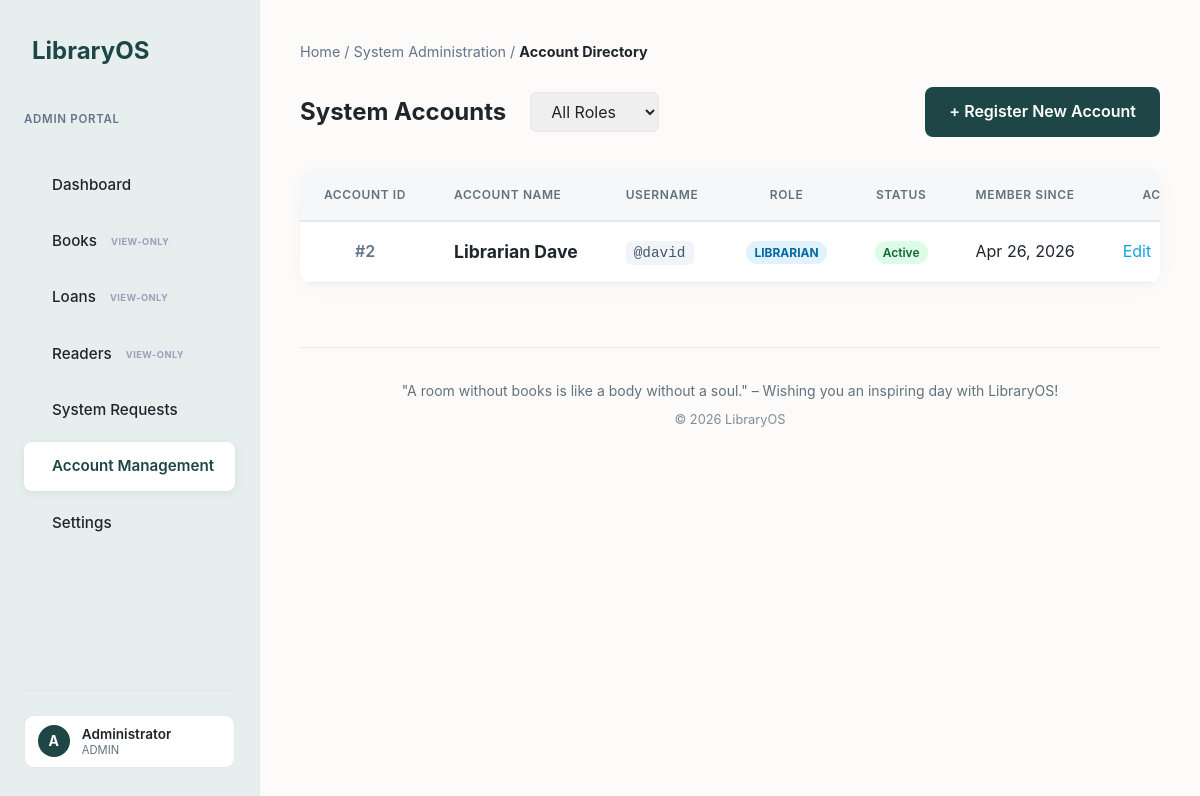
Page /account/accounts.php (signed in) on the earlier database version.
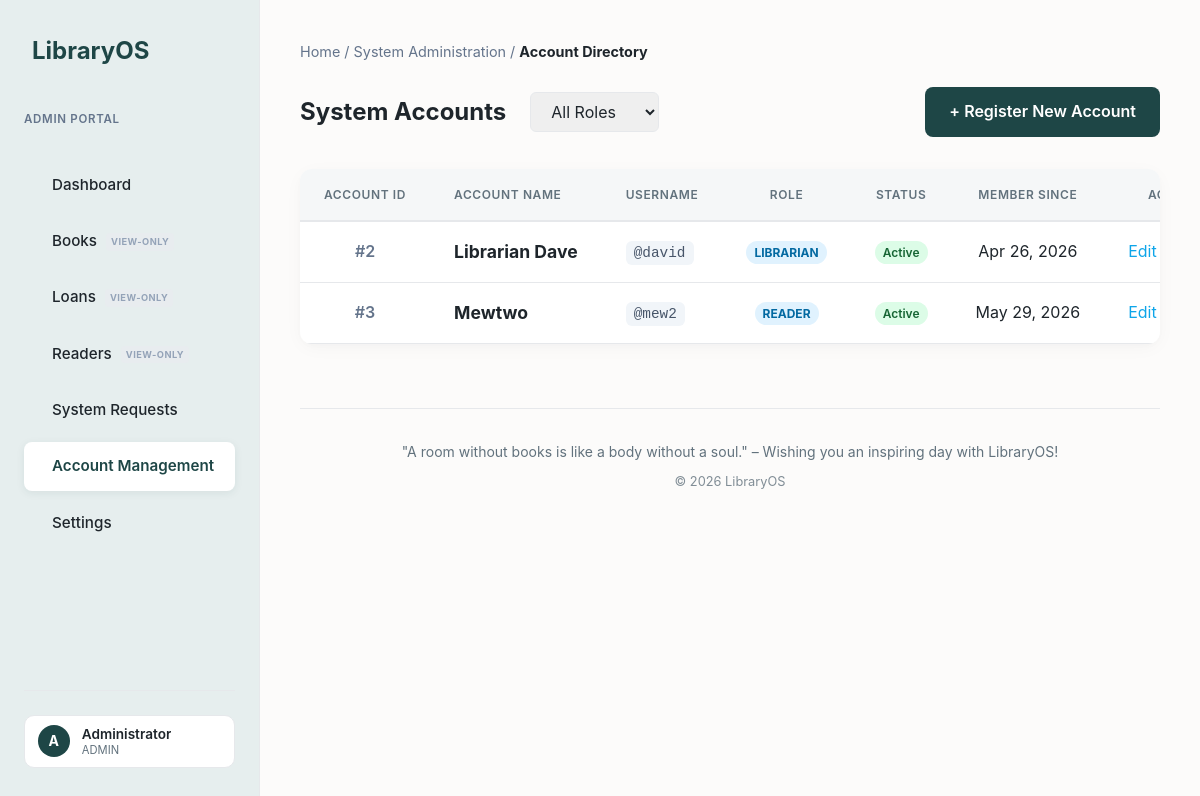
Same page on the later database version.
### tables this page shows
CREATE TABLE accounts (
    id         INT AUTO_INCREMENT PRIMARY KEY,
    username   VARCHAR(50)  NOT NULL UNIQUE,
    password   VARCHAR(255) NOT NULL,
    full_name  VARCHAR(100) NOT NULL,
    phone      VARCHAR(20)  UNIQUE,
    email      VARCHAR(100) UNIQUE,
    address    TEXT,
    dob        DATE,
    gender     ENUM('male', 'female', 'other') DEFAULT 'male',
    role_id    INT,
    status     ENUM('active', 'inactive') DEFAULT 'active',
    created_at TIMESTAMP DEFAULT CURRENT_TIMESTAMP,
    FOREIGN KEY (role_id) REFERENCES roles(id)
);

CREATE TABLE roles (
    id   INT AUTO_INCREMENT PRIMARY KEY,
    name VARCHAR(50) NOT NULL UNIQUE
);

### account/accounts.php (called while the page is built, shortened)
<?php
require_once '../env/config.php';
include '../inc/header.php';
$where_clause = "u.role_id != 1";
$staff_query = "
    SELECT u.*, r.name as role_name
    FROM accounts u
    JOIN roles r ON u.role_id = r.id
    WHERE $where_clause
    ORDER BY u.id ASC
";
$staff_result = mysqli_query($db_connect, $staff_query);
include 'views/accounts_display.php';
include '../inc/footer.php';

### account/views/accounts_display.php (the view, shortened to what this page needs)
<div class="breadcrumb" style="margin-bottom: 1.5rem; color: #64748b; font-size: 0.9rem;">
    Home / System Administration / <strong style="color: var(--text-color);">Account Directory</strong>
</div>
<div class="search-header" style="margin-bottom: 2rem; display: flex; justify-content: space-between; align-items: center;">
    <div style="display: flex; align-items: center; gap: 1.5rem;">
        <h1 style="font-size: 1.5rem; color: var(--text-color); margin: 0;">System Accounts</h1>
        <form action="" method="GET" style="display: flex; gap: 0.5rem; margin: 0;">
            <select name="role" class="input-field" style="padding: 0.5rem 1rem; border-radius: 6px; width: auto; font-family: 'Inter', sans-serif; border: 1px solid var(--border-color); outline: none;" onchange="this.form.submit()">
                <option value="0" <?php echo (!isset($_GET['role']) || $_GET['role'] == 0) ? 'selected' : ''; ?>>All Roles</option>
            </select>
        </form>
    </div>
    <a href="account_add.php" class="btn btn-primary">+ Register New Account</a>
</div>
<div class="table-container">
    <table class="datatable">
        <thead>
            <tr>
                <th width="80" style="text-align: center;">Account ID</th>
                <th style="text-align: left;">Account Name</th>
                <th style="text-align: left;">Username</th>
                <th>Role</th>
                <th>Status</th>
                <th>Member Since</th>
                <th style="text-align: center;">Actions</th>
            </tr>
        </thead>
        <tbody>
            <?php if (mysqli_num_rows($staff_result) == 0): ?>
                <tr><td colspan="7" align="center" style="padding: 3rem; color: #64748b;">No account records found.</td></tr>
            <?php else: ?>
                <?php while ($staff = mysqli_fetch_assoc($staff_result)): ?>
                    <tr>
                        <td align="center" style="font-weight: 600; color: #64748b;">
                            #<?php echo $staff['id']; ?>
                        </td>
                        <td>
                            <strong style="font-size: 1.1rem; color: var(--text-color);"><?php echo htmlspecialchars($staff['full_name']); ?></strong>
                        </td>
                        <td>
                            <code style="background: #f1f5f9; color: #475569; padding: 0.25rem 0.5rem; border-radius: 6px; font-size: 0.9rem;">
                                @<?php echo htmlspecialchars($staff['username']); ?>
                            </code>
                        </td>
                        <td align="center">
                            <span class="badge" style="background: #e0f2fe; color: #0369a1; font-weight: 700; text-transform: uppercase;">
                                <?php echo htmlspecialchars($staff['role_name']); ?>
                            </span>
                        </td>
                        <td align="center">
                            <span class="badge" style="background: <?php echo $staff['status'] == 'active' ? '#dcfce7' : '#f1f5f9'; ?>; color: <?php echo $staff['status'] == 'active' ? '#166534' : '#475569'; ?>;">
                                <?php echo ucfirst($staff['status']); ?>
                            </span>
                        </td>
                        <td align="center"><?php echo date('M d, Y', strtotime($staff['created_at'])); ?></td>
                        <td align="center">
                            <div class="action-buttons-group">
                                <a href="account_add.php?id=<?php echo $staff['id']; ?>" style="color: #0ea5e9; text-decoration: none;">Edit</a>
                            </div>
                        </td>
                    </tr>
                <?php endwhile; ?>
            <?php endif; ?>
        </tbody>
    </table>
</div>

Differences in the rows shown:
added accounts: id "3", full_name "Mewtwo", username "mew2", role.name "READER", status "Active", created_at "May 29, 2026"
